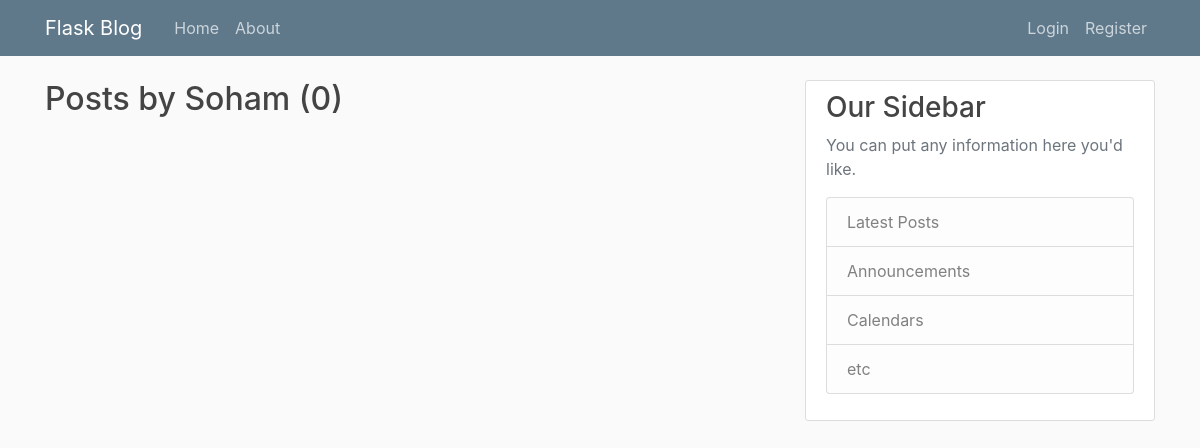
/user/Soham, run on an earlier commit of the app's database.
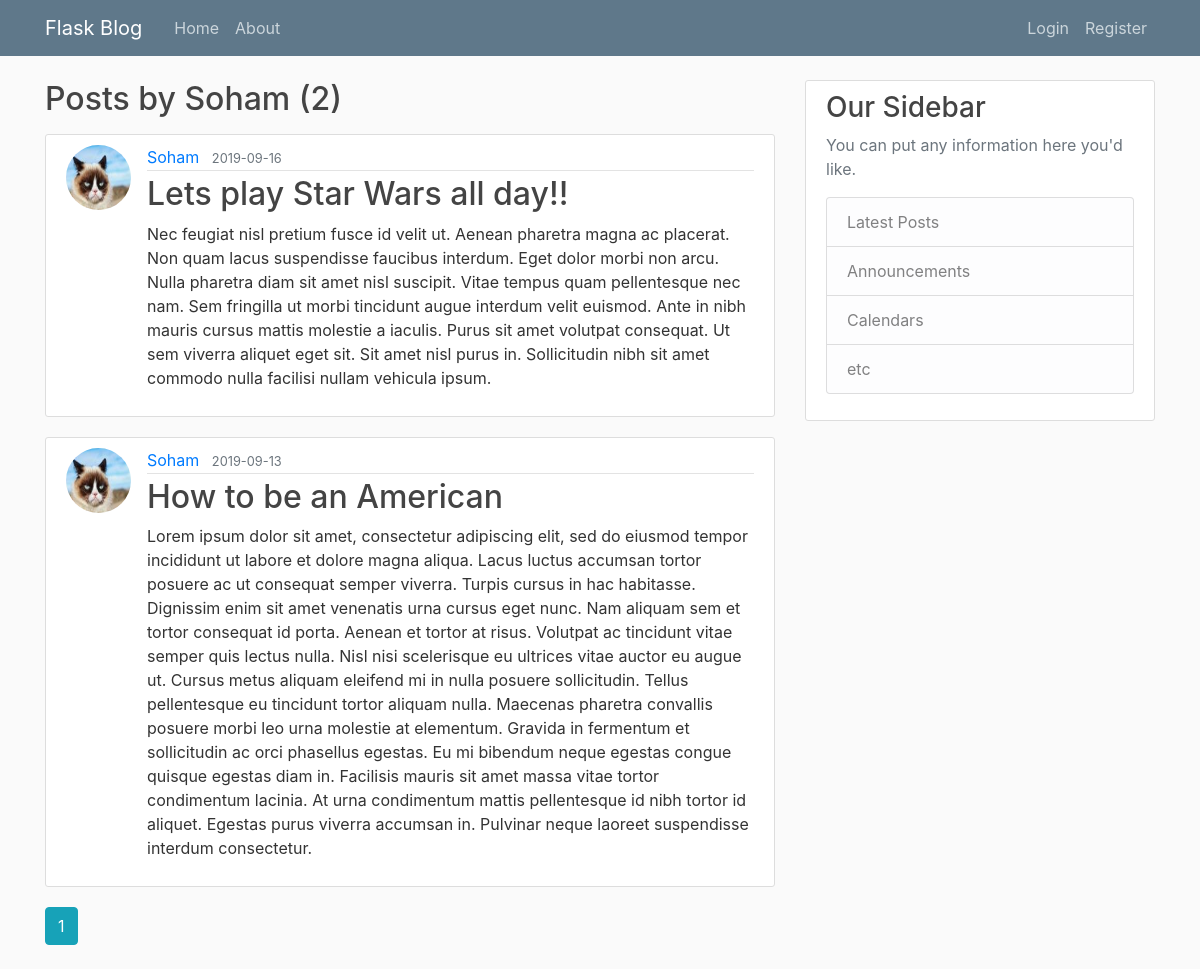
And on a later commit of the database.
### flaskblog/models.py (models this page shows, shortened)
class Post(db.Model):
    id = db.Column(db.Integer, primary_key=True)
    title = db.Column(db.String(100), nullable=False)
    date_posted = db.Column(db.DateTime, nullable=False, default=datetime.utcnow)
    content = db.Column(db.Text, nullable=False)
    user_id = db.Column(db.Integer, db.ForeignKey('user.id'), nullable=False)

class User(db.Model, UserMixin):
    id = db.Column(db.Integer, primary_key=True)
    username = db.Column(db.String(20), unique=True, nullable=False)
    email = db.Column(db.String(120), unique=True, nullable=False)
    image_file = db.Column(db.String(20), nullable=False, default='default.jpg')
    password = db.Column(db.String(60), nullable=False)
    posts = db.relationship('Post', backref='author', lazy=True)

### flaskblog/users/routes.py (the view)
@users.route('/user/<string:username>')
def user_posts(username):
    page = request.args.get('page', 1, type=int)
    user = User.query.filter_by(username=username).first_or_404()
    posts = Post.query.filter_by(author=user)\
                .order_by(Post.date_posted.desc())\
                .paginate(page=page, per_page=5)
    return render_template('user_posts.html', posts=posts, user=user)

### flaskblog/templates/user_posts.html (shortened to what this page needs)
{% extends "layout.html" %}
{% block content %}
    <h2 class="mb-3">Posts by {{ user.username }} ({{ posts.total }})</h2>
    {% for post in posts.items %}
        <article class="media content-section">
            <img class="rounded-circle article-img" src="{{ url_for('static', filename='profile_pics/' + post.author.image_file) }}">
          <div class="media-body">
            <div class="article-metadata">
              <a class="mr-2" href="{{ url_for('users.user_posts', username=post.author.username) }}">{{ post.author.username }}</a>
              <small class="text-muted">{{ post.date_posted.strftime('%Y-%m-%d') }}</small>
            </div>
            <h2><a class="article-title" href="{{ url_for('posts.post', post_id=post.id) }}">{{ post.title }}</a></h2>
            <p class="article-content">{{ post.content }}</p>
          </div>
        </article>
    {% endfor %}
    {% for page_num in posts.iter_pages(left_edge=1, right_edge=1, left_current=1, right_current=2) %}
        {% if page_num %}
            {% if posts.page == page_num %}
                <a href="{{ url_for('users.user_posts', username=user.username, page=page_num) }}" class="btn btn-info mb-4">{{ page_num }}</a>
            {% else %}
                <a href="{{ url_for('users.user_posts', username=user.username, page=page_num) }}" class="btn btn-outline-info mb-4">{{ page_num }}</a>
            {% endif %}
        {% endif %}
    {% endfor %}
{% endblock content %}

What changed in the data, as far as the page shows it:
added Post: image_file (picture), author.username "Soham", date_posted "2019-09-16", title "Lets play Star Wars all day!!", content "Nec feugiat nisl pretium fusce id velit ut. Aenean pharetra magna ac placerat. Non quam lacus suspendisse faucibus interdum. Eget dolor morbi non arcu. Nulla pharetra diam sit amet nisl suscipit. Vitae tempus quam pellentesque nec nam. Sem fringilla ut morbi tincidunt augue interdum velit euismod. Ante in nibh mauris cursus mattis molestie a iaculis. Purus sit amet volutpat consequat. Ut sem viverra aliquet eget sit. Sit amet nisl purus in. Sollicitudin nibh sit amet commodo nulla facilisi nullam vehicula ipsum."
added Post: image_file (picture), author.username "Soham", date_posted "2019-09-13", title "How to be an American", content "Lorem ipsum dolor sit amet, consectetur adipiscing elit, sed do eiusmod tempor incididunt ut labore et dolore magna aliqua. Lacus luctus accumsan tortor posuere ac ut consequat semper viverra. Turpis cursus in hac habitasse. Dignissim enim sit amet venenatis urna cursus eget nunc. Nam aliquam sem et tortor consequat id porta. Aenean et tortor at risus. Volutpat ac tincidunt vitae semper quis lectus nulla. Nisl nisi scelerisque eu ultrices vitae auctor eu augue ut. Cursus metus aliquam eleifend mi in nulla posuere sollicitudin. Tellus pellentesque eu tincidunt tortor aliquam nulla. Maecenas pharetra convallis posuere morbi leo urna molestie at elementum. Gravida in fermentum et sollicitudin…"
Also different on the page:
{{ posts.total }}: "0" → "2"
new list line: "1"
